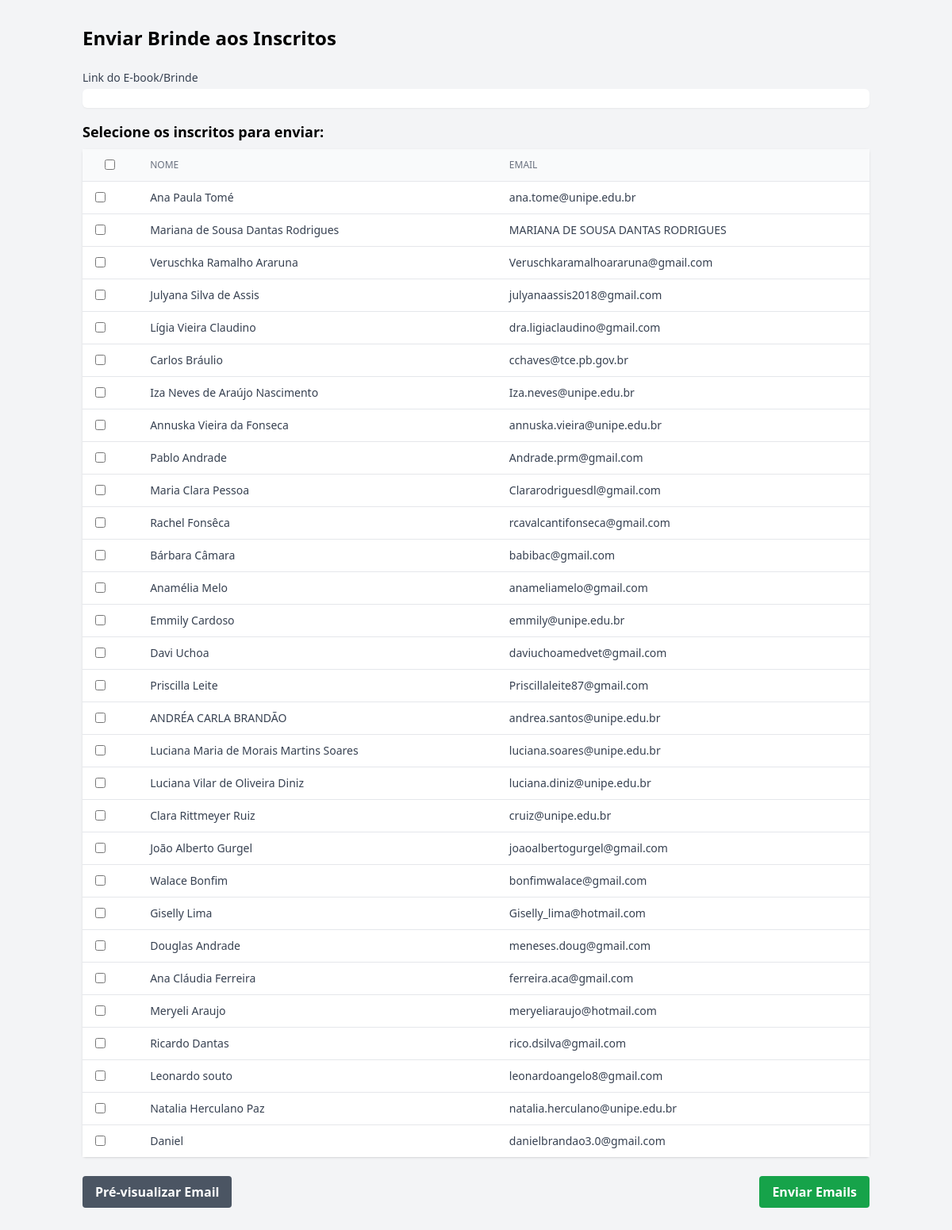
The app's page /enviar-brinde, older data.
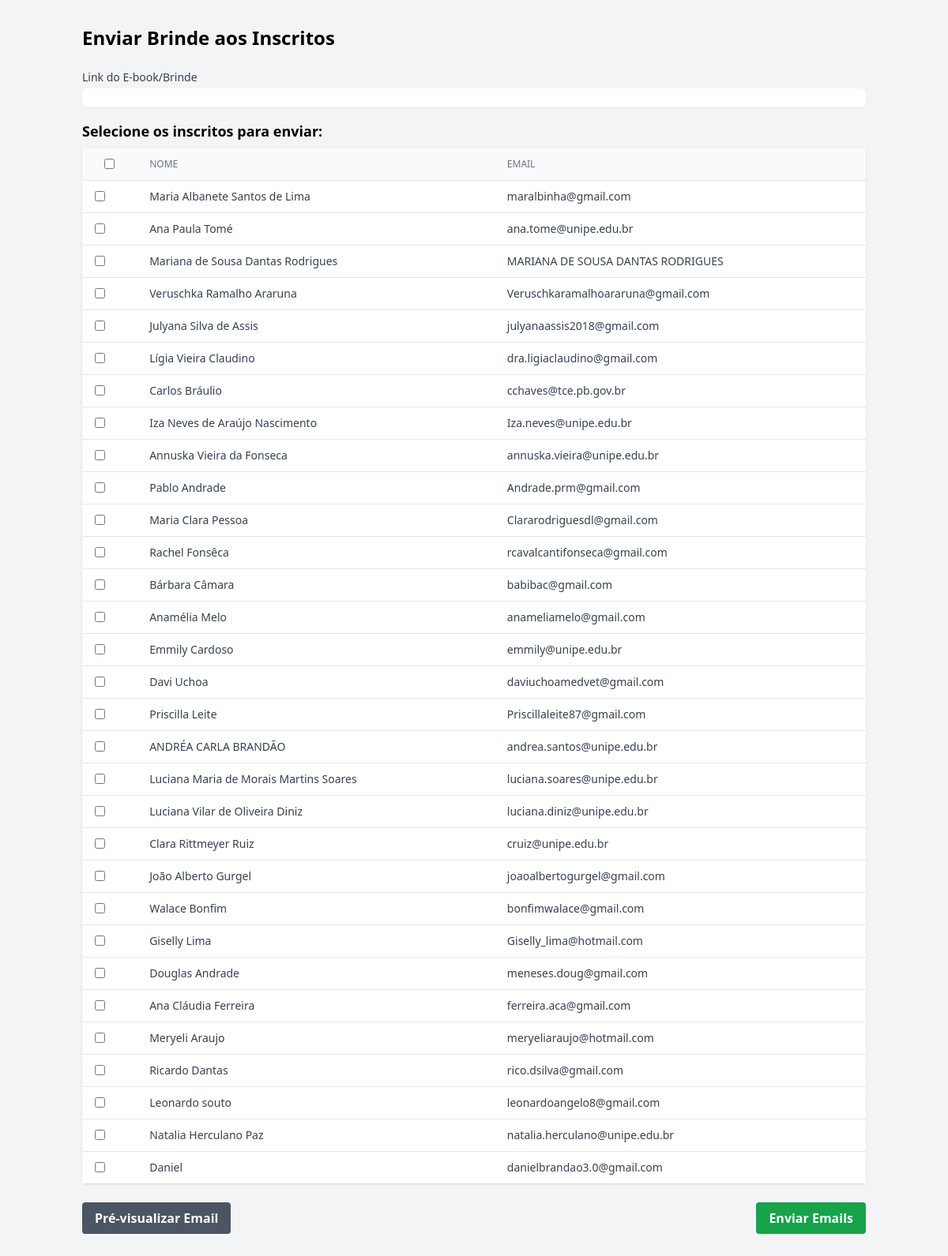
The same page, newer data.
### app.py (models this page shows)
class Lead(db.Model):
    id = db.Column(db.Integer, primary_key=True)
    nome = db.Column(db.String(100), nullable=False)
    email = db.Column(db.String(100), unique=True, nullable=False)
    whatsapp = db.Column(db.String(20), nullable=False)
    rating = db.Column(db.Integer, nullable=False)
    grau_instrucao = db.Column(db.String(50), nullable=True)  # NOVO
    mensagem = db.Column(db.Text, nullable=True)
    origem = db.Column(db.String(100), nullable=True)  # NOVO: evento/campanha
    data_cadastro = db.Column(db.DateTime, default=datetime.utcnow)  # NOVO

### app.py (the view)
@app.route('/enviar-brinde', methods=['GET'])
def enviar_brinde():
    leads = Lead.query.order_by(Lead.id.desc()).all()
    return render_template('enviar_brinde.html', leads=leads)

### templates/enviar_brinde.html (shortened to what this page needs)
<!DOCTYPE html>
<html lang="pt-BR">
<head>
  <script src="https://cdn.tailwindcss.com"></script>
</head>
<body class="bg-gray-100 font-lato" x-data="{ open: false, link: '' }">
  <div class="container mx-auto px-4 py-8">
    <h1 class="text-2xl font-bold mb-6">Enviar Brinde aos Inscritos</h1>
    <form x-ref="formBrinde" method="POST" action="{{ url_for('confirmar_envio_brinde') }}">
      <div class="mb-4">
        <label for="link_brinde" class="block text-sm font-medium text-gray-700">Link do E-book/Brinde</label>
        <input type="text" name="link_brinde" id="link_brinde" required x-model="link"
          class="mt-1 block w-full rounded-md border-gray-300 shadow-sm focus:border-green-500 focus:ring-green-500">
      </div>
      <div class="mb-6">
        <h2 class="text-lg font-semibold mb-2">Selecione os inscritos para enviar:</h2>
        <div class="bg-white shadow rounded">
          <table class="min-w-full divide-y divide-gray-200">
            <thead class="bg-gray-50">
              <tr>
                <th class="px-4 py-2">
                  <input type="checkbox" @click="toggleAll($event)">
                </th>
                <th class="px-4 py-2 text-left text-xs font-medium text-gray-500 uppercase">Nome</th>
                <th class="px-4 py-2 text-left text-xs font-medium text-gray-500 uppercase">Email</th>
              </tr>
            </thead>
            <tbody class="bg-white divide-y divide-gray-200">
              {% for lead in leads %}
              <tr>
                <td class="px-4 py-2">
                  <input type="checkbox" name="selected_leads" value="{{ lead.id }}">
                </td>
                <td class="px-4 py-2 text-sm text-gray-700">{{ lead.nome }}</td>
                <td class="px-4 py-2 text-sm text-gray-700">{{ lead.email }}</td>
              </tr>
              {% else %}
              <tr>
                <td colspan="3" class="px-4 py-2 text-center text-gray-500">Nenhum inscrito encontrado.</td>
              </tr>
              {% endfor %}
            </tbody>
          </table>
        </div>
      </div>
      <div class="flex justify-between">
        <button type="button" @click="open = true"
          class="bg-gray-600 hover:bg-gray-700 text-white font-bold py-2 px-4 rounded">
          Pré-visualizar Email
        </button>
        <button type="submit"
          class="bg-green-600 hover:bg-green-700 text-white font-bold py-2 px-4 rounded">
          Enviar Emails
        </button>
      </div>
    </form>
  </div>
</body>
</html>

Row changes from the older to the newer data that the page shows:
added Lead: nome "Maria Albanete Santos de Lima", email "maralbinha@gmail.com"
